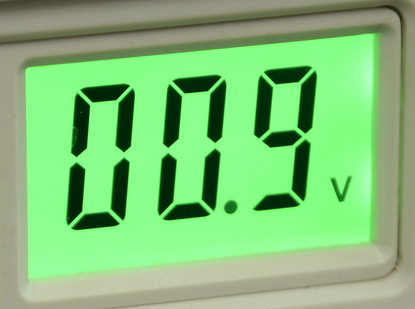
//> input picture cap13/voltimetro.png, 415 x 309 px
$ ./registro   (built with g++ and OpenCV 4)
//> lines starting //> are read from the running program, lines starting //| are printed output that depends on the picture
#include <opencv2/opencv.hpp>
#include <iostream>
#include <vector>

std::vector<cv::Point2f> pontos;

// Callback do mouse
void mouseCallback(int event, int x, int y, int flags, void* userdata)
{
    if (event == cv::EVENT_LBUTTONDOWN && pontos.size() < 4)
    {
        pontos.push_back(cv::Point2f(x, y));

        std::cout << "Ponto " << pontos.size()
                  << ": (" << x << ", " << y << ")" << std::endl;

        cv::Mat* imagem = static_cast<cv::Mat*>(userdata);

        // Desenha o ponto
        cv::circle(
            *imagem,
            cv::Point(x, y),
            5,
            cv::Scalar(0, 0, 255),
            -1
        );

        // Número do ponto
        cv::putText(
            *imagem,
            std::to_string(pontos.size()),
            cv::Point(x + 10, y),
            cv::FONT_HERSHEY_SIMPLEX,
            0.7,
            cv::Scalar(0, 255, 0),
            2
        );

        cv::imshow("Selecione os pontos", *imagem);
    }
}

int main()
{
    // Carrega a imagem
    cv::Mat image = cv::imread("voltimetro.png");
//> image is the input picture: 309 rows x 415 cols, CV_8UC3; mean B, G, R 120.1, 191.7, 128.9

    if (image.empty())
    {
        std::cerr << "Erro ao carregar orca.jpg" << std::endl;
        return -1;
    }

    cv::Mat imagemSelecao = image.clone();

    std::cout << "Selecione os quatro pontos na imagem.\n";
    std::cout << "Ordem:\n";
    std::cout << "1 - Superior esquerdo\n";
    std::cout << "2 - Superior direito\n";
    std::cout << "3 - Inferior direito\n";
    std::cout << "4 - Inferior esquerdo\n\n";

    cv::namedWindow("Selecione os pontos");

    cv::setMouseCallback(
        "Selecione os pontos",
        mouseCallback,
        &imagemSelecao
    );

    cv::imshow("Selecione os pontos", imagemSelecao);

    // Aguarda os quatro cliques
    while (pontos.size() < 4)
    {
        int tecla = cv::waitKey(30);

        if (tecla == 27)
        {
            std::cout << "Operacao cancelada." << std::endl;
            return 0;
        }
    }
//> this loop made 1 pass; the left mouse button is pressed and released at (103, 77)
//> pass 1, in mouseCallback (call 3), `cv::imshow("Selecione os pontos", *imagem);`:
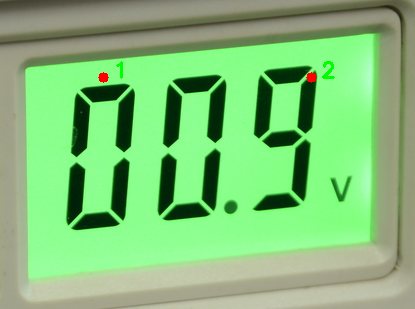
//> window 'Selecione os pontos': 309 rows x 415 cols, CV_8UC3; mean B, G, R 119.8, 191.4, 128.9
//> pass 1, in mouseCallback (call 5), `cv::imshow("Selecione os pontos", *imagem);`:
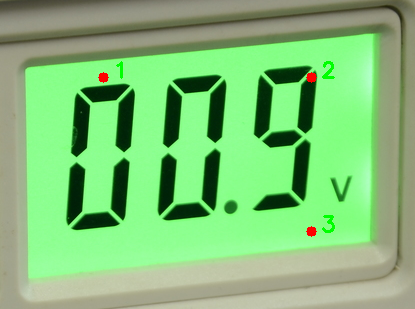
//> window 'Selecione os pontos': 309 rows x 415 cols, CV_8UC3; mean B, G, R 119.6, 191.3, 128.9
//> pass 1, in mouseCallback (call 7), `cv::imshow("Selecione os pontos", *imagem);`:
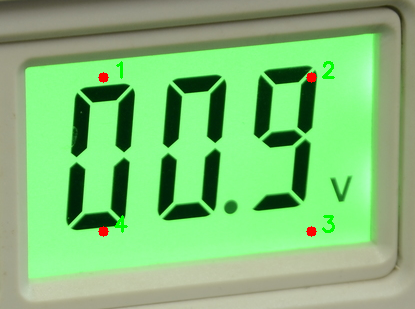
//> window 'Selecione os pontos': 309 rows x 415 cols, CV_8UC3; mean B, G, R 119.4, 191.2, 128.9

    std::cout << "\nQuatro pontos selecionados!\n";

    // Calcula largura
    int largura = std::max(
        (int)cv::norm(pontos[0] - pontos[1]),
        (int)cv::norm(pontos[2] - pontos[3])
    );

    // Calcula altura
    int altura = std::max(
        (int)cv::norm(pontos[1] - pontos[2]),
        (int)cv::norm(pontos[3] - pontos[0])
    );

    std::cout << "Largura: " << largura << std::endl;
    std::cout << "Altura: " << altura << std::endl;

    /*
     * Pontos de destino
     *
     * 0 ---------------- 1
     * |                  |
     * |                  |
     * 3 ---------------- 2
     */
    std::vector<cv::Point2f> destino;

    destino.push_back(cv::Point2f(0, 0));
    destino.push_back(cv::Point2f(largura - 1, 0));
    destino.push_back(cv::Point2f(largura - 1, altura - 1));
    destino.push_back(cv::Point2f(0, altura - 1));

    /*
     * Monta o sistema para calcular a homografia.
     *
     * Para cada ponto:
     *
     * x' = (h11*x + h12*y + h13) /
     *      (h31*x + h32*y + 1)
     *
     * y' = (h21*x + h22*y + h23) /
     *      (h31*x + h32*y + 1)
     */

    cv::Mat A(8, 8, CV_64F);
    cv::Mat B(8, 1, CV_64F);

    for (int i = 0; i < 4; i++)
    {
        double x = pontos[i].x;
        double y = pontos[i].y;

        double xp = destino[i].x;
        double yp = destino[i].y;

        int linha = 2 * i;

        // Equação para x'
        A.at<double>(linha, 0) = x;
        A.at<double>(linha, 1) = y;
        A.at<double>(linha, 2) = 1;
        A.at<double>(linha, 3) = 0;
        A.at<double>(linha, 4) = 0;
        A.at<double>(linha, 5) = 0;
        A.at<double>(linha, 6) = -x * xp;
        A.at<double>(linha, 7) = -y * xp;

        B.at<double>(linha, 0) = xp;

        // Equação para y'
        A.at<double>(linha + 1, 0) = 0;
        A.at<double>(linha + 1, 1) = 0;
        A.at<double>(linha + 1, 2) = 0;
        A.at<double>(linha + 1, 3) = x;
        A.at<double>(linha + 1, 4) = y;
        A.at<double>(linha + 1, 5) = 1;
        A.at<double>(linha + 1, 6) = -x * yp;
        A.at<double>(linha + 1, 7) = -y * yp;

        B.at<double>(linha + 1, 0) = yp;
    }

    // Resolve o sistema
    cv::Mat h;

    cv::solve(
        A,
        B,
        h,
        cv::DECOMP_LU
    );

    // Monta a matriz de perspectiva
    cv::Mat perspectiveMatrix = cv::Mat::eye(3, 3, CV_64F);

    perspectiveMatrix.at<double>(0, 0) = h.at<double>(0);
    perspectiveMatrix.at<double>(0, 1) = h.at<double>(1);
    perspectiveMatrix.at<double>(0, 2) = h.at<double>(2);

    perspectiveMatrix.at<double>(1, 0) = h.at<double>(3);
    perspectiveMatrix.at<double>(1, 1) = h.at<double>(4);
    perspectiveMatrix.at<double>(1, 2) = h.at<double>(5);

    perspectiveMatrix.at<double>(2, 0) = h.at<double>(6);
    perspectiveMatrix.at<double>(2, 1) = h.at<double>(7);

    std::cout << "\nMatriz de perspectiva:\n";
    std::cout << perspectiveMatrix << std::endl;

    // Corrige a perspectiva
    cv::Mat correctedImage;

    cv::warpPerspective(
        image,
        correctedImage,
        perspectiveMatrix,
        cv::Size(largura, altura)
    );
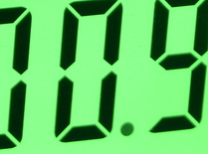
//> correctedImage: 154 rows x 208 cols, CV_8UC3; mean B, G, R 97.1, 191.2, 94.4

    // Mostra resultado
    cv::imshow("Original Image", image);
    cv::imshow("Corrected Image", correctedImage);

    cv::waitKey(0);

    return 0;
}

$ run again, with cap13/cap13ex1.png copied over cap13/voltimetro.png
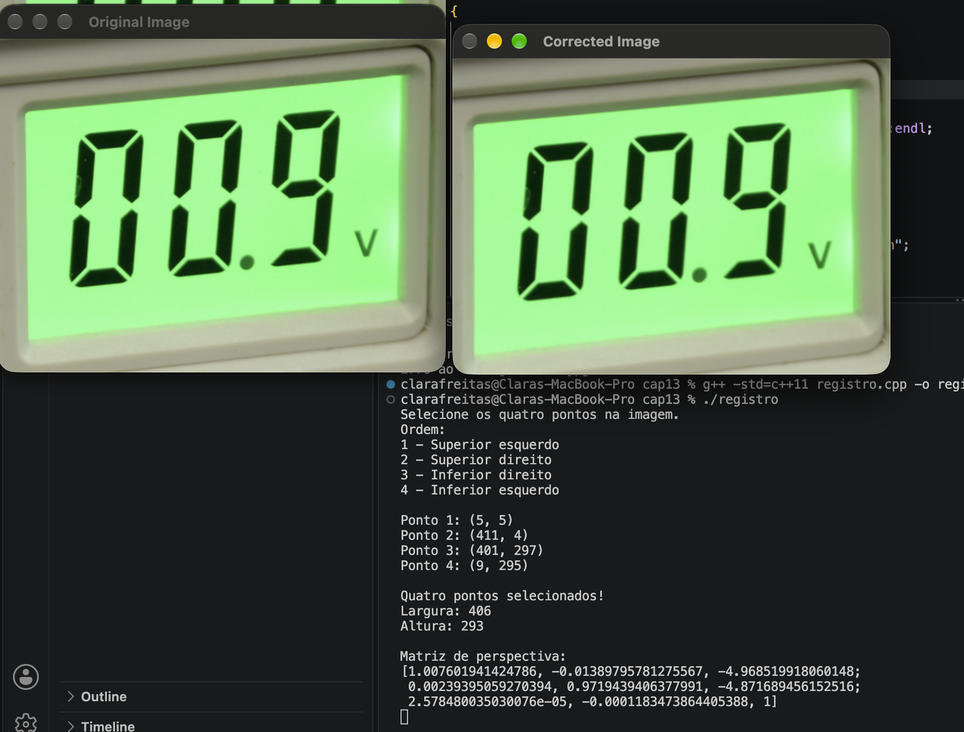
//> input picture cap13/cap13ex1.png, 964 x 732 px, shrunk from 1786 x 1356 before the run
//> image is the input picture: 732 rows x 964 cols, CV_8UC3; mean B, G, R 71.3, 97.2, 77.1
//> the loop `while (pontos.size() < 4)` made 1 pass; the left mouse button is pressed and released at (241, 183)
//> pass 1, in mouseCallback (call 7), `cv::imshow("Selecione os pontos", *imagem);`:
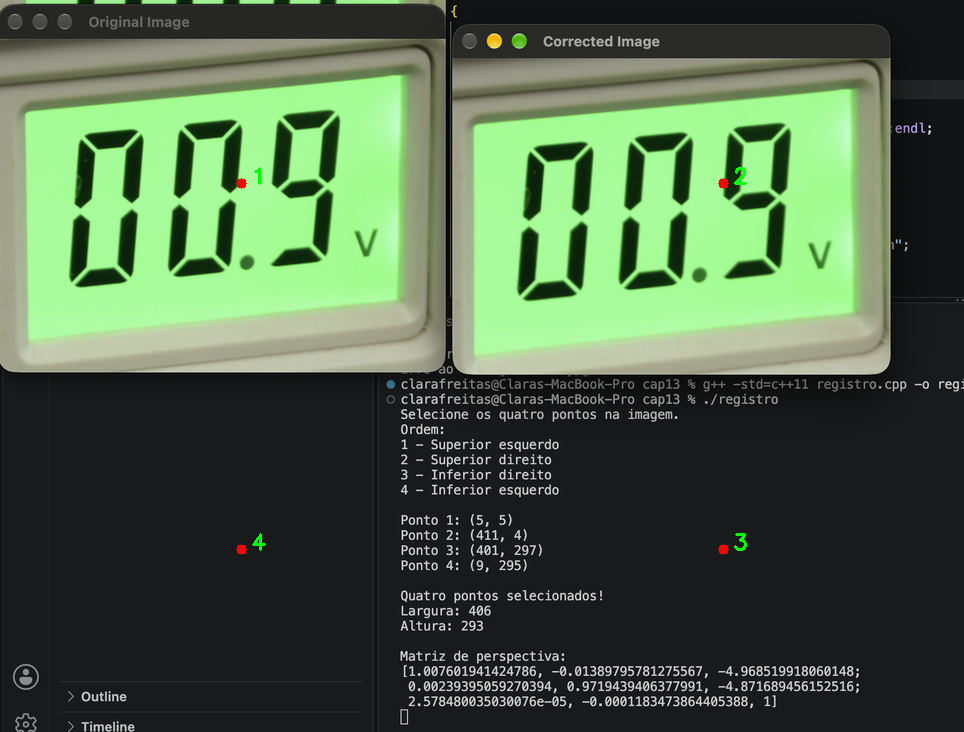
//> window 'Selecione os pontos': 732 rows x 964 cols, CV_8UC3; mean B, G, R 71.3, 97.2, 77.2
//> `cv::warpPerspective( image, correctedImage, perspectiveMatrix, cv::Siz..`:
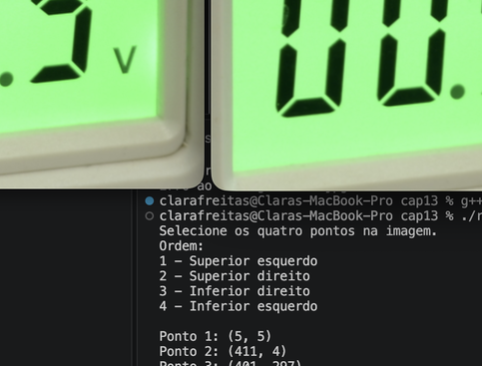
//> correctedImage: 366 rows x 482 cols, CV_8UC3; mean B, G, R 86.9, 121.5, 94.2
